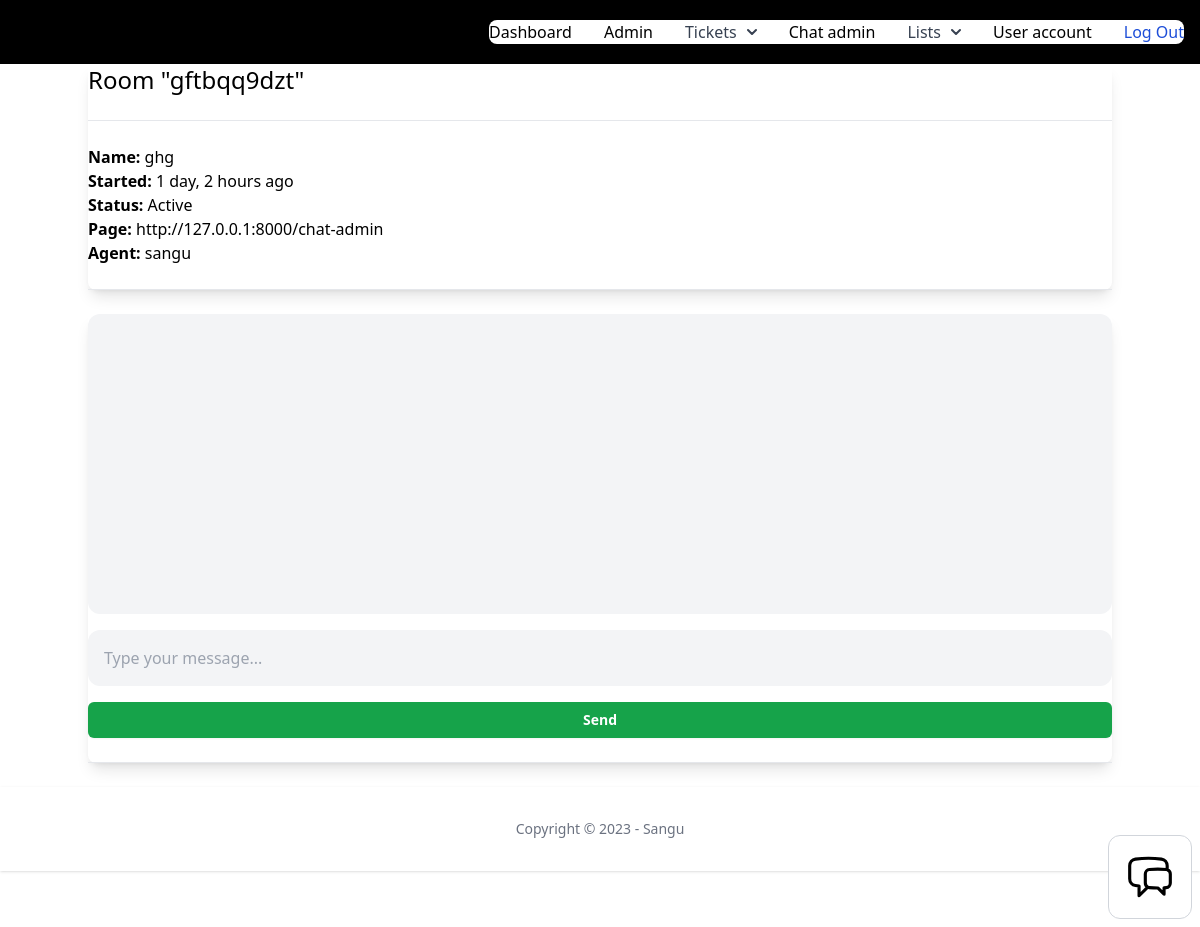
The app's page /chat-admin/gftbqq9dzt/ (signed in), older data.
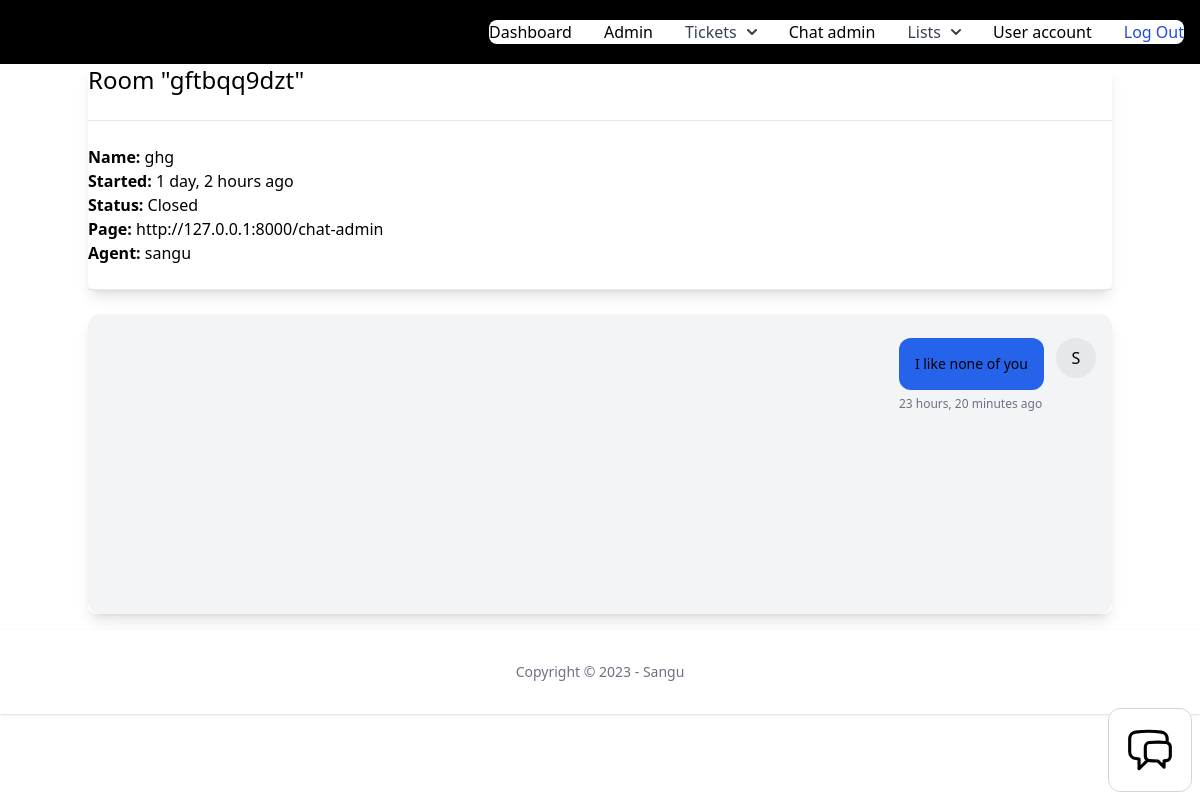
The same page, newer data.
### chat/models.py (models this page shows, shortened)
class Room(models.Model):
    ACTIVE = 'active'
    WAITING = 'waiting'
    CLOSED = 'closed'
    CHOICES_STATUS = (
        (ACTIVE, 'Active'),
        (WAITING, 'Waiting'),
        (CLOSED, 'Closed'),
    )
    uuid = models.CharField(max_length=255)
    chat_user = models.CharField(max_length=255)
    agent = models.ForeignKey(User, related_name='rooms', blank=True, null=True, on_delete=models.SET_NULL)
    messages = models.ManyToManyField(Message, blank=True)
    url = models.CharField(max_length=255, blank=True, null=True)
    status = models.CharField(max_length=15, choices=CHOICES_STATUS, default=WAITING)
    created_at = models.DateTimeField(auto_now_add=True)
    class Meta:
        ordering = ('created_at',)

class Message(models.Model):
    content = models.TextField()
    sent_by = models.CharField(max_length=255)
    created_at = models.DateTimeField(auto_now_add=True)
    created_by = models.ForeignKey(User, blank=True, null=True, on_delete=models.SET_NULL)
    class Meta:
        ordering = ('created_at',)

### user/models.py (models this page shows)
class User(AbstractUser):
    phone = models.TextField(blank=True, null=True)
    is_customer = models.BooleanField(default=True)
    is_manager = models.BooleanField(default=False)

### chat/views.py (the view)
# urls.py: path('chat-admin/<str:uuid>/', views.room, name='room'),
@login_required
def room(request, uuid):
    room = get_object_or_404(Room, uuid=uuid)
    if room.status == Room.WAITING:
        room.status = Room.ACTIVE
        room.agent = request.user
        room.save()
    return render(request, 'chat/room.html', {
        'room': room
    })

### chat/templatetags/chatextras.py (called while the page is built)
@register.filter(name='initials')
def initials(value):
    initials = ''
    for name in value.split(' '):
        if name and len(initials) < 3:
            initials += name[0].upper()
    return initials

### team/context_processors.py (called while the page is built)
def active_team(request):
    if request.user.is_authenticated:
        if request.user.userprofile.active_team:
            active_team = request.user.userprofile.active_team
        else:
            active_team = Team.objects.filter(created_by=request.user)[0]
    else:
        active_team = None
    return {'active_team': active_team}

### chat/templates/chat/room.html (shortened to what this page needs)
{% extends 'app/base.html'  %}
{% load static chatextras %}
{% block content %}
<div class="container mx-auto shadow-lg rounded-lg">
    <h1 class="text-2xl">Room "{{ room.uuid }}"</h1>
    <hr class="my-6">
    <p class="mb-6">
        <b>Name: </b>{{ room.chat_user }}<br>
        <b>Started: </b>{{ room.created_at|timesince }} ago<br>
        <b>Status: </b>{{ room.get_status_display }}<br>
        <b>Page: </b>{{ room.url }}<br>
        <b>Agent: </b>{% firstof room.agent.username 'None yet...' %}
    </p>
    <hr class="mb-6">
</div>
    <div class="container mx-auto shadow-lg rounded-lg">
        <div id="chat_log" class="mb-4 p-4 bg-gray-100 rounded-xl h-[300px] overflow-scroll flex flex-col flex-grow">
            {% for message in room.messages.all %}
            <div class="flex w-full max-w-md mt-2 space-x-3 {% if message.created_by %}ml-auto justify-end{% endif %}">
                <div>
                    <div class="p-4 rounded-xl {% if message.created_by %}bg-blue-600 text-black{% else %}bg-gray-300{% endif %}">
                        <p class="text-sm">{{ message.content }}</p>
                    </div>
                    <span class="text-xs text-gray-500 leading-none">{{ message.created_at|timesince }} ago</span>
                </div>
                {% if message.created_by %}
                <div class="flex-shrink-0 h-10 w-10 rounded-full bg-gray-200 text-center pt-2">
                    {{ message.sent_by|initials }}
                </div>
                {% endif %}
            </div>
            {% endfor %}
        </div>
        {% if room.status == 'active' %}
        <input type="text" name="body" id="chat_message_input" class="w-full mb-4 p-4 bg-gray-100 rounded-xl" placeholder="Type your message...">
        <button id="chat_message_submit" class="flex w-full justify-center rounded-md bg-green-600 px-3 py-1.5 text-sm font-semibold leading-6 text-white shadow-sm hover:bg-green-900 focus-visible:outline focus-visible:outline-2 focus-visible:outline-offset-2 focus-visible:outline-indigo-600">Send</button>
        <hr class="my-6">
        {% endif %}
    </div>
    {% endblock %}

Row changes from the older to the newer data that the page shows:
changed Room "gftbqq9dzt": status "Active" → "Closed"
added Message: content "I like none of you", created_at "23 hours, 20 minutes", sent_by|initials "S"
Text that changed along with them:
text no longer shown: "Send"
